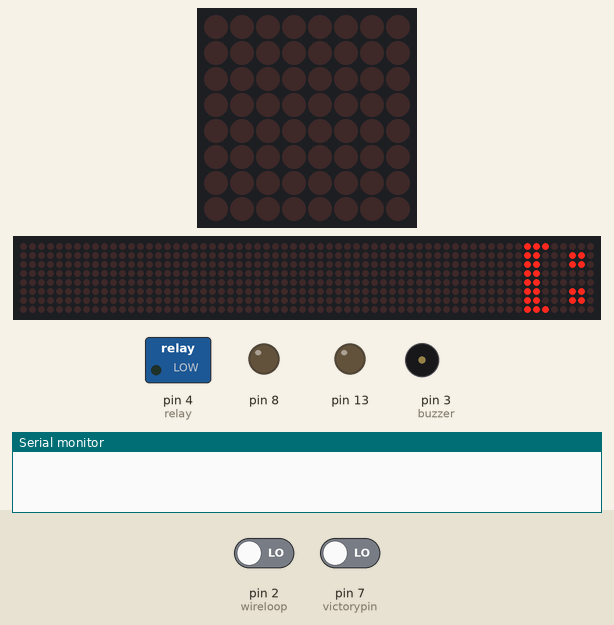
Recording of a sketch running on a simulated Arduino Uno, built with avr-gcc and run on an emulated ATmega328P. On the bench: 8×8 LED matrix, 64×8 LED matrix, switched loads named in the sketch (green lamp = pin HIGH), output pins drawn as LEDs (lit = HIGH), buzzer (waves = sounding), the last lines printed to the serial monitor. Dashed ring = blinking. The test bench sets the inputs (shaded band); at power-on: pin 2 (wireloop) LOW, pin 7 (victorypin) LOW.

Above: at 1.3 s.
1.4 s: pin 2 (wireloop) driven HIGH
At 3.2 s:
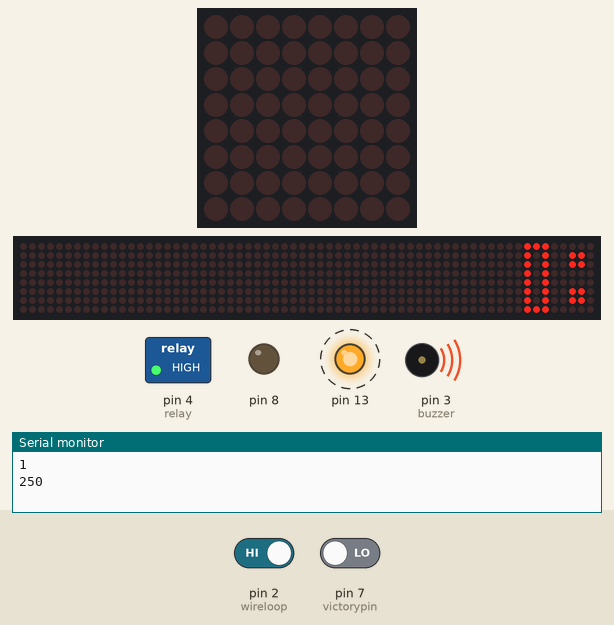
4.4 s: pin 7 (victorypin) driven HIGH
At 7.1 s:
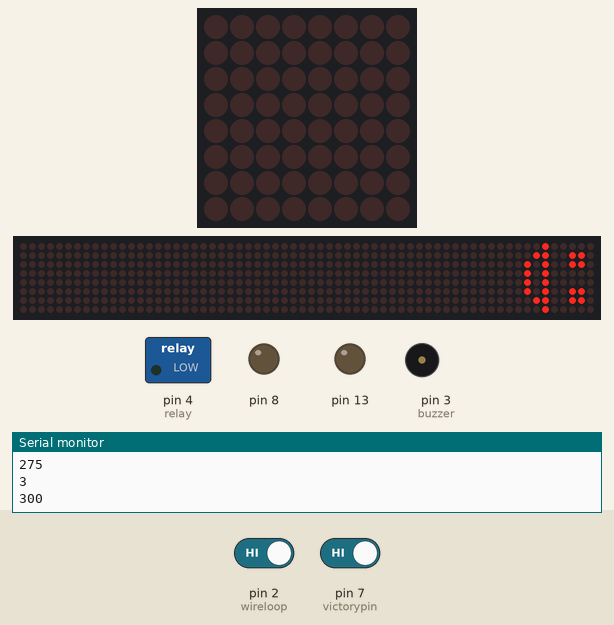
At 9.2 s:
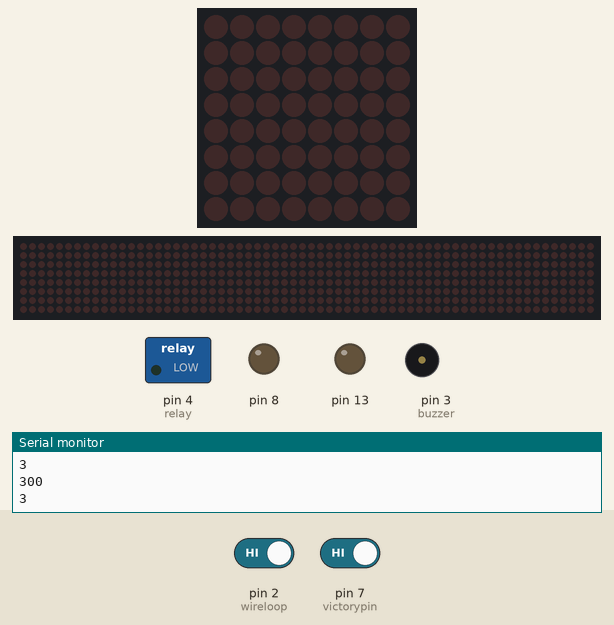
Timing chart, 0 to 10.7 s (numbered marks = the images above; inputs shaded):
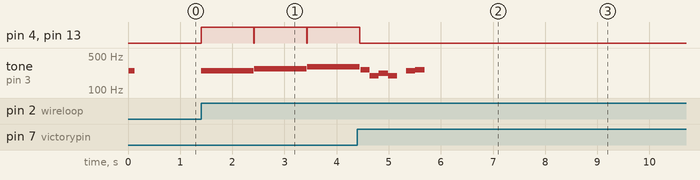

Measured:
- after the input at 1.4 s, pin 4 (relay), pin 13: alternates HIGH for 1.0 s and LOW for 0.01 s, starting at once; tone on pin 3 (buzzer): plays 250 Hz for 1.0 s, 275 Hz for 1.0 s, 300 Hz for 0.96 s, starting at once; the display: changes at once (image 1)
- after the input at 4.4 s, pin 4 (relay), pin 13: goes on until 4.4 s, then stays LOW
- what the display in image 1 shows lasts 1.0 s, from 2.4 s to 3.4 s
- what the display in image 2 shows lasts 3.7 s, from 4.5 s to 8.2 s

The sketch:

Buzz_the_wire.ino
```cpp
/*
   Buzz the wire!With arduino
*/

#include <MaxMatrix.h> // download->>  https://github.com/riyas-org/max7219
#include "fonts.h"
#include <LedControl.h>
#include "pitches.h"
//Deyishenler - Variables
int numOfDev = 1;
String str = "";
byte buffer[10];
byte score_count = 1;
int d = 0;
//Pinler - Pins
int relay = 4;
int buzzer = 3;
int victorypin = 7;
int wireloop = 2;
int touching_melody = 225;
const int DIN = 12;   // DIN pin of MAX7219 module
const int CLK = 10;   // CLK pin of MAX7219 module
const int CS = 11;    // CS pin of MAX7219 module
int melody[] = {
  NOTE_C4, NOTE_G3, NOTE_G3, NOTE_A3, NOTE_G3, 0, NOTE_B3, NOTE_C4
};
int noteDurations[] = {4, 8, 8, 4, 4, 4, 4, 4};
byte  smiley_touched[8] = {0xE0, 0xA6, 0xA6, 0xA0, 0xA0, 0xA6, 0xA6, 0xE0,};
byte smiley_intro[8] = {0xE0, 0xC6, 0xC6, 0xC0, 0xC0, 0xC6, 0xC6, 0xE0,};
byte smiley_happy[8] = {0x20,0x66,0xA6,0xA0,0xA0,0xA6,0x66,0x20,};
byte smiley_normal[8] = {0x00,0xC6,0xC6,0xC0,0xC0,0xC6,0xC6,0x00,};
byte smiley_sad[8] = {0x00,0x44,0x24,0x20,0x20,0x24,0x44,0x00,};
// Obyekt icrasi - Object Declaration
MaxMatrix m(DIN, CS, CLK, numOfDev);
LedControl lc = LedControl(DIN, CLK, CS, 0);
// Metnler
char text_intro[] = "22";
//char text_victory[] = "Siz qalibsiniz!!!";
char text_separator1[] = "   ";

char text_separator6[] = " ";
char text_count[5] = "0"; // initial count value

void setup() {

  Serial.begin(9600);
  pinMode(8, OUTPUT);
  pinMode(13, OUTPUT);
  pinMode(victorypin, INPUT);
  pinMode(wireloop, INPUT);
  pinMode(relay, OUTPUT);
  lc.shutdown(0, false);      //The MAX72XX is in power-saving mode on startup
  lc.setIntensity(0, 15);     // Set the brightness to maximum value
  lc.clearDisplay(0);
  m.init();                   // module initialize// and clear the display
  m.setIntensity(15); // dot matix intensity 0-15
  printByte(smiley_intro);
  tone(buzzer,250);
  delay(120);
  noTone(buzzer);
}
void loop()
{

  if ((digitalRead(wireloop) == 1))
  {
       // touching_melody+=50;
    digitalWrite(13, 1);
    digitalWrite(relay, 1);
    tone(buzzer,touching_melody+=25);
    printByte(smiley_touched);
    delay(1000);
    noTone(buzzer);
    digitalWrite(13, 0);
    digitalWrite(relay, 0);
    Serial.println(score_count);
      Serial.println(touching_melody);
    printByte(smiley_intro);
    score_count++;
   smiley();
  }
  if (digitalRead(victorypin) == 1)
  {
      for (int thisNote = 0; thisNote < 8; thisNote++) {

    // to calculate the note duration, take one second
    // divided by the note type.
    //e.g. quarter note = 1000 / 4, eighth note = 1000/8, etc.
    int noteDuration = 1000 / noteDurations[thisNote];
    tone(buzzer, melody[thisNote], noteDuration);

    // to distinguish the notes, set a minimum time between them.
    // the note's duration + 30% seems to work well:
    int pauseBetweenNotes = noteDuration * 0.70;
    delay(pauseBetweenNotes);
    noTone(buzzer);
  }
    printByte(smiley_happy);
    digitalWrite(relay, 0);
    delay(2500);
    lc.clearDisplay(0);
    score_count--;
    str = String(score_count);
    str.toCharArray(text_count, 3);
    Serial.println(score_count);
    printStringWithShift(text_separator1, 50);
    printStringWithShift(text_count, 50);
    printStringWithShift(text_separator6, 50);
    c_printing();
  }

}
void printByte(byte character [])
{
  int i = 0;
  for (i = 0; i < 8; i++)
  {
    lc.setRow(0, i, character[i]);
  }

}
// Display=the extracted characters with scrolling
void printCharWithShift(char c, int shift_speed)
{
  if (c < 32) return;
  c -= 32;
  memcpy_P(buffer, CH + 7 * c, 7);
  m.writeSprite(33, 0, buffer);
  m.setColumn(33 + buffer[0], 0);
  for (int i = 0; i < buffer[0] + 1; i++)
  {
    delay(shift_speed);
    m.shiftLeft(false, false);
  }
}
void c_printing()
{
  while (1) {
    printStringWithShift(text_separator1, 50);
    printStringWithShift(text_count, 45);
    printStringWithShift(text_separator6, 50);
  }
}
void printStringWithShift(char* s, int shift_speed)
{
  while (*s != 0) {
    printCharWithShift(*s, shift_speed);
    s++;
  }
}
void smiley()
{
  if (score_count >= 11 && score_count <= 99)
    printByte(smiley_sad);
  else if (score_count >= 5 && score_count <= 10)
    printByte(smiley_normal);
   else if (score_count >= 0 && score_count <= 4)
    printByte(smiley_happy);
}
```

fonts.h
```cpp
#include <avr/pgmspace.h>

    PROGMEM const unsigned char CH[] = {
      3, 8, B00000000, B00000000, B00000000, B00000000, B00000000, // space
      1, 8, B01011111, B00000000, B00000000, B00000000, B00000000, // !
      3, 8, B00000011, B00000000, B00000011, B00000000, B00000000, // "
      5, 8, B00010100, B00111110, B00010100, B00111110, B00010100, // #
      4, 8, B00100100, B01101010, B00101011, B00010010, B00000000, // $
      5, 8, B01100011, B00010011, B00001000, B01100100, B01100011, // %
      5, 8, B00110110, B01001001, B01010110, B00100000, B01010000, // &
      1, 8, B00000011, B00000000, B00000000, B00000000, B00000000, // '
      3, 8, B00011100, B00100010, B01000001, B00000000, B00000000, // (
      3, 8, B01000001, B00100010, B00011100, B00000000, B00000000, // )
      5, 8, B00101000, B00011000, B00001110, B00011000, B00101000, // *
      5, 8, B00001000, B00001000, B00111110, B00001000, B00001000, // +
      2, 8, B10110000, B01110000, B00000000, B00000000, B00000000, // ,
      4, 8, B00001000, B00001000, B00001000, B00001000, B00000000, // -
      2, 8, B01100000, B01100000, B00000000, B00000000, B00000000, // .
      4, 8, B01100000, B00011000, B00000110, B00000001, B00000000, // /
      4, 8, B00111110, B01000001, B01000001, B00111110, B00000000, // 0
      3, 8, B01000010, B01111111, B01000000, B00000000, B00000000, // 1
      4, 8, B01100010, B01010001, B01001001, B01000110, B00000000, // 2
      4, 8, B00100010, B01000001, B01001001, B00110110, B00000000, // 3
      4, 8, B00011000, B00010100, B00010010, B01111111, B00000000, // 4
      4, 8, B00100111, B01000101, B01000101, B00111001, B00000000, // 5
      4, 8, B00111110, B01001001, B01001001, B00110000, B00000000, // 6
      4, 8, B01100001, B00010001, B00001001, B00000111, B00000000, // 7
      4, 8, B00110110, B01001001, B01001001, B00110110, B00000000, // 8
      4, 8, B00000110, B01001001, B01001001, B00111110, B00000000, // 9
      2, 8, B01010000, B00000000, B00000000, B00000000, B00000000, // :
      2, 8, B10000000, B01010000, B00000000, B00000000, B00000000, // ;
      3, 8, B00010000, B00101000, B01000100, B00000000, B00000000, // <
      3, 8, B00010100, B00010100, B00010100, B00000000, B00000000, // =
      3, 8, B01000100, B00101000, B00010000, B00000000, B00000000, // >
      4, 8, B00000010, B01011001, B00001001, B00000110, B00000000, // ?
      5, 8, B00111110, B01001001, B01010101, B01011101, B00001110, // @
      4, 8, B01111110, B00010001, B00010001, B01111110, B00000000, // A
      4, 8, B01111111, B01001001, B01001001, B00110110, B00000000, // B
      4, 8, B00111110, B01000001, B01000001, B00100010, B00000000, // C
      4, 8, B01111111, B01000001, B01000001, B00111110, B00000000, // D
      4, 8, B01111111, B01001001, B01001001, B01000001, B00000000, // E
      4, 8, B01111111, B00001001, B00001001, B00000001, B00000000, // F
      4, 8, B00111110, B01000001, B01001001, B01111010, B00000000, // G
      4, 8, B01111111, B00001000, B00001000, B01111111, B00000000, // H
      3, 8, B01000001, B01111111, B01000001, B00000000, B00000000, // I
      4, 8, B00110000, B01000000, B01000001, B00111111, B00000000, // J
      4, 8, B01111111, B00001000, B00010100, B01100011, B00000000, // K
      4, 8, B01111111, B01000000, B01000000, B01000000, B00000000, // L
      5, 8, B01111111, B00000010, B00001100, B00000010, B01111111, // M
      5, 8, B01111111, B00000100, B00001000, B00010000, B01111111, // N
      4, 8, B00111110, B01000001, B01000001, B00111110, B00000000, // O
      4, 8, B01111111, B00001001, B00001001, B00000110, B00000000, // P
      4, 8, B00111110, B01000001, B01000001, B10111110, B00000000, // Q
      4, 8, B01111111, B00001001, B00001001, B01110110, B00000000, // R
      4, 8, B01000110, B01001001, B01001001, B00110010, B00000000, // S
      5, 8, B00000001, B00000001, B01111111, B00000001, B00000001, // T
      4, 8, B00111111, B01000000, B01000000, B00111111, B00000000, // U
      5, 8, B00001111, B00110000, B01000000, B00110000, B00001111, // V
      5, 8, B00111111, B01000000, B00111000, B01000000, B00111111, // W
      5, 8, B01100011, B00010100, B00001000, B00010100, B01100011, // X
      5, 8, B00000111, B00001000, B01110000, B00001000, B00000111, // Y
      4, 8, B01100001, B01010001, B01001001, B01000111, B00000000, // Z
      2, 8, B01111111, B01000001, B00000000, B00000000, B00000000, // [
      4, 8, B00000001, B00000110, B00011000, B01100000, B00000000, // \ backslash
      2, 8, B01000001, B01111111, B00000000, B00000000, B00000000, // ]
      3, 8, B00000010, B00000001, B00000010, B00000000, B00000000, // hat
      4, 8, B01000000, B01000000, B01000000, B01000000, B00000000, // _
      2, 8, B00000001, B00000010, B00000000, B00000000, B00000000, // `
      4, 8, B00100000, B01010100, B01010100, B01111000, B00000000, // a
      4, 8, B01111111, B01000100, B01000100, B00111000, B00000000, // b
      4, 8, B00111000, B01000100, B01000100, B00101000, B00000000, // c
      4, 8, B00111000, B01000100, B01000100, B01111111, B00000000, // d
      4, 8, B00111000, B01010100, B01010100, B00011000, B00000000, // e
      3, 8, B00000100, B01111110, B00000101, B00000000, B00000000, // f
      4, 8, B10011000, B10100100, B10100100, B01111000, B00000000, // g
      4, 8, B01111111, B00000100, B00000100, B01111000, B00000000, // h
      3, 8, B01000100, B01111101, B01000000, B00000000, B00000000, // i
      4, 8, B01000000, B10000000, B10000100, B01111101, B00000000, // j
      4, 8, B01111111, B00010000, B00101000, B01000100, B00000000, // k
      3, 8, B01000001, B01111111, B01000000, B00000000, B00000000, // l
      5, 8, B01111100, B00000100, B01111100, B00000100, B01111000, // m
      4, 8, B01111100, B00000100, B00000100, B01111000, B00000000, // n
      4, 8, B00111000, B01000100, B01000100, B00111000, B00000000, // o
      4, 8, B11111100, B00100100, B00100100, B00011000, B00000000, // p
      4, 8, B00011000, B00100100, B00100100, B11111100, B00000000, // q
      4, 8, B01111100, B00001000, B00000100, B00000100, B00000000, // r
      4, 8, B01001000, B01010100, B01010100, B00100100, B00000000, // s
      3, 8, B00000100, B00111111, B01000100, B00000000, B00000000, // t
      4, 8, B00111100, B01000000, B01000000, B01111100, B00000000, // u
      5, 8, B00011100, B00100000, B01000000, B00100000, B00011100, // v
      5, 8, B00111100, B01000000, B00111100, B01000000, B00111100, // w
      5, 8, B01000100, B00101000, B00010000, B00101000, B01000100, // x
      4, 8, B10011100, B10100000, B10100000, B01111100, B00000000, // y
      3, 8, B01100100, B01010100, B01001100, B00000000, B00000000, // z
      3, 8, B00001000, B00110110, B01000001, B00000000, B00000000, // {
      1, 8, B01111111, B00000000, B00000000, B00000000, B00000000, // |
      3, 8, B01000001, B00110110, B00001000, B00000000, B00000000, // }
      4, 8, B00001000, B00000100, B00001000, B00000100, B00000000, // ~
    };
```

pitches.h
```cpp
/*************************************************
 * Public Constants
 *************************************************/

#define NOTE_B0  31
#define NOTE_C1  33
#define NOTE_CS1 35
#define NOTE_D1  37
#define NOTE_DS1 39
#define NOTE_E1  41
#define NOTE_F1  44
#define NOTE_FS1 46
#define NOTE_G1  49
#define NOTE_GS1 52
#define NOTE_A1  55
#define NOTE_AS1 58
#define NOTE_B1  62
#define NOTE_C2  65
#define NOTE_CS2 69
#define NOTE_D2  73
#define NOTE_DS2 78
#define NOTE_E2  82
#define NOTE_F2  87
#define NOTE_FS2 93
#define NOTE_G2  98
#define NOTE_GS2 104
#define NOTE_A2  110
#define NOTE_AS2 117
#define NOTE_B2  123
#define NOTE_C3  131
#define NOTE_CS3 139
#define NOTE_D3  147
#define NOTE_DS3 156
#define NOTE_E3  165
#define NOTE_F3  175
#define NOTE_FS3 185
#define NOTE_G3  196
#define NOTE_GS3 208
#define NOTE_A3  220
#define NOTE_AS3 233
#define NOTE_B3  247
#define NOTE_C4  262
#define NOTE_CS4 277
#define NOTE_D4  294
#define NOTE_DS4 311
#define NOTE_E4  330
#define NOTE_F4  349
#define NOTE_FS4 370
#define NOTE_G4  392
#define NOTE_GS4 415
#define NOTE_A4  440
#define NOTE_AS4 466
#define NOTE_B4  494
#define NOTE_C5  523
#define NOTE_CS5 554
#define NOTE_D5  587
#define NOTE_DS5 622
#define NOTE_E5  659
#define NOTE_F5  698
#define NOTE_FS5 740
#define NOTE_G5  784
#define NOTE_GS5 831
#define NOTE_A5  880
#define NOTE_AS5 932
#define NOTE_B5  988
#define NOTE_C6  1047
#define NOTE_CS6 1109
#define NOTE_D6  1175
#define NOTE_DS6 1245
#define NOTE_E6  1319
#define NOTE_F6  1397
#define NOTE_FS6 1480
#define NOTE_G6  1568
#define NOTE_GS6 1661
#define NOTE_A6  1760
#define NOTE_AS6 1865
#define NOTE_B6  1976
#define NOTE_C7  2093
#define NOTE_CS7 2217
#define NOTE_D7  2349
#define NOTE_DS7 2489
#define NOTE_E7  2637
#define NOTE_F7  2794
#define NOTE_FS7 2960
#define NOTE_G7  3136
#define NOTE_GS7 3322
#define NOTE_A7  3520
#define NOTE_AS7 3729
#define NOTE_B7  3951
#define NOTE_C8  4186
#define NOTE_CS8 4435
#define NOTE_D8  4699
#define NOTE_DS8 4978
```
